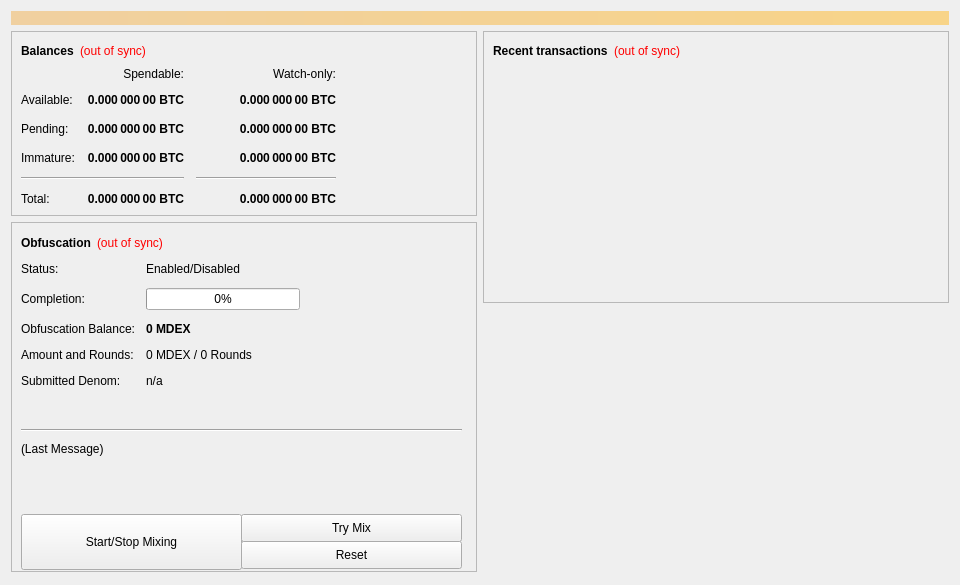
<?xml version="1.0" encoding="UTF-8"?>
<ui version="4.0">
 <class>OverviewPage</class>
 <widget class="QWidget" name="OverviewPage">
  <property name="geometry">
   <rect>
    <x>0</x>
    <y>0</y>
    <width>960</width>
    <height>585</height>
   </rect>
  </property>
  <property name="minimumSize">
   <size>
    <width>960</width>
    <height>0</height>
   </size>
  </property>
  <property name="windowTitle">
   <string>Form</string>
  </property>
  <layout class="QVBoxLayout" name="topLayout">
   <item>
    <widget class="QLabel" name="labelAlerts">
     <property name="visible">
      <bool>false</bool>
     </property>
     <property name="styleSheet">
      <string notr="true">background-color: qlineargradient(x1: 0, y1: 0, x2: 1, y2: 0, stop:0 #F0D0A0, stop:1 #F8D488); color:#000000;</string>
     </property>
     <property name="wordWrap">
      <bool>true</bool>
     </property>
     <property name="margin">
      <number>3</number>
     </property>
    </widget>
   </item>
   <item>
    <layout class="QHBoxLayout" name="horizontalLayout" stretch="1,1">
     <item>
      <layout class="QVBoxLayout" name="verticalLayout_2">
       <item>
        <widget class="QFrame" name="frame">
         <property name="frameShape">
          <enum>QFrame::StyledPanel</enum>
         </property>
         <property name="frameShadow">
          <enum>QFrame::Raised</enum>
         </property>
         <layout class="QVBoxLayout" name="verticalLayout_4">
          <item>
           <layout class="QHBoxLayout" name="horizontalLayout_4">
            <item>
             <widget class="QLabel" name="label_5">
              <property name="font">
               <font>
                <weight>75</weight>
                <bold>true</bold>
               </font>
              </property>
              <property name="text">
               <string>Balances</string>
              </property>
             </widget>
            </item>
            <item>
             <widget class="QLabel" name="labelWalletStatus">
              <property name="cursor">
               <cursorShape>WhatsThisCursor</cursorShape>
              </property>
              <property name="toolTip">
               <string>The displayed information may be out of date. Your wallet automatically synchronizes with the Medexcoin network after a connection is established, but this process has not completed yet.</string>
              </property>
              <property name="styleSheet">
               <string notr="true">QLabel { color: red; }</string>
              </property>
              <property name="text">
               <string notr="true">(out of sync)</string>
              </property>
              <property name="alignment">
               <set>Qt::AlignLeading|Qt::AlignLeft|Qt::AlignVCenter</set>
              </property>
             </widget>
            </item>
            <item>
             <spacer name="horizontalSpacer_3">
              <property name="orientation">
               <enum>Qt::Horizontal</enum>
              </property>
              <property name="sizeHint" stdset="0">
               <size>
                <width>40</width>
                <height>20</height>
               </size>
              </property>
             </spacer>
            </item>
           </layout>
          </item>
          <item>
           <layout class="QGridLayout" name="gridLayout">
            <property name="spacing">
             <number>12</number>
            </property>
            <item row="2" column="2">
             <widget class="QLabel" name="labelWatchPending">
              <property name="font">
               <font>
                <weight>75</weight>
                <bold>true</bold>
               </font>
              </property>
              <property name="cursor">
               <cursorShape>IBeamCursor</cursorShape>
              </property>
              <property name="toolTip">
               <string>Unconfirmed transactions to watch-only addresses</string>
              </property>
              <property name="text">
               <string notr="true">0.000 000 00 BTC</string>
              </property>
              <property name="alignment">
               <set>Qt::AlignRight|Qt::AlignTrailing|Qt::AlignVCenter</set>
              </property>
              <property name="textInteractionFlags">
               <set>Qt::LinksAccessibleByMouse|Qt::TextSelectableByKeyboard|Qt::TextSelectableByMouse</set>
              </property>
             </widget>
            </item>
            <item row="2" column="1">
             <widget class="QLabel" name="labelUnconfirmed">
              <property name="font">
               <font>
                <weight>75</weight>
                <bold>true</bold>
               </font>
              </property>
              <property name="cursor">
               <cursorShape>IBeamCursor</cursorShape>
              </property>
              <property name="toolTip">
               <string>Total of transactions that have yet to be confirmed, and do not yet count toward the spendable balance</string>
              </property>
              <property name="text">
               <string notr="true">0.000 000 00 BTC</string>
              </property>
              <property name="alignment">
               <set>Qt::AlignRight|Qt::AlignTrailing|Qt::AlignVCenter</set>
              </property>
              <property name="textInteractionFlags">
               <set>Qt::LinksAccessibleByMouse|Qt::TextSelectableByKeyboard|Qt::TextSelectableByMouse</set>
              </property>
             </widget>
            </item>
            <item row="3" column="2">
             <widget class="QLabel" name="labelWatchImmature">
              <property name="font">
               <font>
                <weight>75</weight>
                <bold>true</bold>
               </font>
              </property>
              <property name="cursor">
               <cursorShape>IBeamCursor</cursorShape>
              </property>
              <property name="toolTip">
               <string>Mined balance in watch-only addresses that has not yet matured</string>
              </property>
              <property name="text">
               <string notr="true">0.000 000 00 BTC</string>
              </property>
              <property name="alignment">
               <set>Qt::AlignRight|Qt::AlignTrailing|Qt::AlignVCenter</set>
              </property>
              <property name="textInteractionFlags">
               <set>Qt::LinksAccessibleByMouse|Qt::TextSelectableByKeyboard|Qt::TextSelectableByMouse</set>
              </property>
             </widget>
            </item>
            <item row="4" column="0" colspan="2">
             <widget class="Line" name="lineSpendableBalance">
              <property name="orientation">
               <enum>Qt::Horizontal</enum>
              </property>
             </widget>
            </item>
            <item row="4" column="2">
             <widget class="Line" name="lineWatchBalance">
              <property name="sizePolicy">
               <sizepolicy hsizetype="Preferred" vsizetype="Fixed">
                <horstretch>0</horstretch>
                <verstretch>0</verstretch>
               </sizepolicy>
              </property>
              <property name="minimumSize">
               <size>
                <width>140</width>
                <height>0</height>
               </size>
              </property>
              <property name="orientation">
               <enum>Qt::Horizontal</enum>
              </property>
             </widget>
            </item>
            <item row="5" column="0">
             <widget class="QLabel" name="labelTotalText">
              <property name="text">
               <string>Total:</string>
              </property>
             </widget>
            </item>
            <item row="3" column="1">
             <widget class="QLabel" name="labelImmature">
              <property name="font">
               <font>
                <weight>75</weight>
                <bold>true</bold>
               </font>
              </property>
              <property name="cursor">
               <cursorShape>IBeamCursor</cursorShape>
              </property>
              <property name="toolTip">
               <string>Mined balance that has not yet matured</string>
              </property>
              <property name="text">
               <string notr="true">0.000 000 00 BTC</string>
              </property>
              <property name="alignment">
               <set>Qt::AlignRight|Qt::AlignTrailing|Qt::AlignVCenter</set>
              </property>
              <property name="textInteractionFlags">
               <set>Qt::LinksAccessibleByMouse|Qt::TextSelectableByKeyboard|Qt::TextSelectableByMouse</set>
              </property>
             </widget>
            </item>
            <item row="2" column="3">
             <spacer name="horizontalSpacer_2">
              <property name="orientation">
               <enum>Qt::Horizontal</enum>
              </property>
              <property name="sizeHint" stdset="0">
               <size>
                <width>40</width>
                <height>20</height>
               </size>
              </property>
             </spacer>
            </item>
            <item row="3" column="0">
             <widget class="QLabel" name="labelImmatureText">
              <property name="text">
               <string>Immature:</string>
              </property>
             </widget>
            </item>
            <item row="5" column="1">
             <widget class="QLabel" name="labelTotal">
              <property name="font">
               <font>
                <weight>75</weight>
                <bold>true</bold>
               </font>
              </property>
              <property name="cursor">
               <cursorShape>IBeamCursor</cursorShape>
              </property>
              <property name="toolTip">
               <string>Your current total balance</string>
              </property>
              <property name="text">
               <string notr="true">0.000 000 00 BTC</string>
              </property>
              <property name="alignment">
               <set>Qt::AlignRight|Qt::AlignTrailing|Qt::AlignVCenter</set>
              </property>
              <property name="textInteractionFlags">
               <set>Qt::LinksAccessibleByMouse|Qt::TextSelectableByKeyboard|Qt::TextSelectableByMouse</set>
              </property>
             </widget>
            </item>
            <item row="5" column="2">
             <widget class="QLabel" name="labelWatchTotal">
              <property name="font">
               <font>
                <weight>75</weight>
                <bold>true</bold>
               </font>
              </property>
              <property name="cursor">
               <cursorShape>IBeamCursor</cursorShape>
              </property>
              <property name="toolTip">
               <string>Current total balance in watch-only addresses</string>
              </property>
              <property name="text">
               <string notr="true">0.000 000 00 BTC</string>
              </property>
              <property name="alignment">
               <set>Qt::AlignRight|Qt::AlignTrailing|Qt::AlignVCenter</set>
              </property>
              <property name="textInteractionFlags">
               <set>Qt::LinksAccessibleByMouse|Qt::TextSelectableByKeyboard|Qt::TextSelectableByMouse</set>
              </property>
             </widget>
            </item>
            <item row="0" column="2">
             <widget class="QLabel" name="labelWatchonly">
              <property name="text">
               <string>Watch-only:</string>
              </property>
              <property name="alignment">
               <set>Qt::AlignRight|Qt::AlignTrailing|Qt::AlignVCenter</set>
              </property>
             </widget>
            </item>
            <item row="1" column="0">
             <widget class="QLabel" name="labelBalanceText">
              <property name="text">
               <string>Available:</string>
              </property>
             </widget>
            </item>
            <item row="1" column="1">
             <widget class="QLabel" name="labelBalance">
              <property name="font">
               <font>
                <weight>75</weight>
                <bold>true</bold>
               </font>
              </property>
              <property name="cursor">
               <cursorShape>IBeamCursor</cursorShape>
              </property>
              <property name="toolTip">
               <string>Your current spendable balance</string>
              </property>
              <property name="text">
               <string notr="true">0.000 000 00 BTC</string>
              </property>
              <property name="alignment">
               <set>Qt::AlignRight|Qt::AlignTrailing|Qt::AlignVCenter</set>
              </property>
              <property name="textInteractionFlags">
               <set>Qt::LinksAccessibleByMouse|Qt::TextSelectableByKeyboard|Qt::TextSelectableByMouse</set>
              </property>
             </widget>
            </item>
            <item row="1" column="2">
             <widget class="QLabel" name="labelWatchAvailable">
              <property name="font">
               <font>
                <weight>75</weight>
                <bold>true</bold>
               </font>
              </property>
              <property name="cursor">
               <cursorShape>IBeamCursor</cursorShape>
              </property>
              <property name="toolTip">
               <string>Your current balance in watch-only addresses</string>
              </property>
              <property name="text">
               <string notr="true">0.000 000 00 BTC</string>
              </property>
              <property name="alignment">
               <set>Qt::AlignRight|Qt::AlignTrailing|Qt::AlignVCenter</set>
              </property>
              <property name="textInteractionFlags">
               <set>Qt::LinksAccessibleByMouse|Qt::TextSelectableByKeyboard|Qt::TextSelectableByMouse</set>
              </property>
             </widget>
            </item>
            <item row="2" column="0">
             <widget class="QLabel" name="labelPendingText">
              <property name="text">
               <string>Pending:</string>
              </property>
             </widget>
            </item>
            <item row="0" column="1">
             <widget class="QLabel" name="labelSpendable">
              <property name="text">
               <string>Spendable:</string>
              </property>
              <property name="alignment">
               <set>Qt::AlignRight|Qt::AlignTrailing|Qt::AlignVCenter</set>
              </property>
             </widget>
            </item>
           </layout>
          </item>
         </layout>
        </widget>
       </item>
       <item>
        <widget class="QFrame" name="frameObfuscation">
         <property name="minimumSize">
          <size>
           <width>0</width>
           <height>350</height>
          </size>
         </property>
         <property name="layoutDirection">
          <enum>Qt::LeftToRight</enum>
         </property>
         <property name="frameShape">
          <enum>QFrame::StyledPanel</enum>
         </property>
         <property name="frameShadow">
          <enum>QFrame::Raised</enum>
         </property>
         <widget class="QWidget" name="formLayoutWidget">
          <property name="geometry">
           <rect>
            <x>10</x>
            <y>40</y>
            <width>451</width>
            <height>161</height>
           </rect>
          </property>
          <layout class="QFormLayout" name="formLayout">
           <property name="fieldGrowthPolicy">
            <enum>QFormLayout::AllNonFixedFieldsGrow</enum>
           </property>
           <property name="horizontalSpacing">
            <number>11</number>
           </property>
           <property name="verticalSpacing">
            <number>12</number>
           </property>
           <item row="0" column="0">
            <widget class="QLabel" name="label_6">
             <property name="text">
              <string>Status:</string>
             </property>
            </widget>
           </item>
           <item row="1" column="0">
            <widget class="QLabel" name="label_7">
             <property name="text">
              <string>Completion:</string>
             </property>
            </widget>
           </item>
           <item row="1" column="1">
            <widget class="QProgressBar" name="obfuscationProgress">
             <property name="maximumSize">
              <size>
               <width>154</width>
               <height>16777215</height>
              </size>
             </property>
             <property name="value">
              <number>0</number>
             </property>
            </widget>
           </item>
           <item row="2" column="0">
            <widget class="QLabel" name="labelAnonymizedText">
             <property name="text">
              <string>Obfuscation Balance:</string>
             </property>
            </widget>
           </item>
           <item row="2" column="1">
            <widget class="QLabel" name="labelAnonymized">
             <property name="font">
              <font>
               <weight>75</weight>
               <bold>true</bold>
              </font>
             </property>
             <property name="text">
              <string notr="true">0 MDEX</string>
             </property>
            </widget>
           </item>
           <item row="3" column="0">
            <widget class="QLabel" name="label_8">
             <property name="text">
              <string>Amount and Rounds:</string>
             </property>
            </widget>
           </item>
           <item row="3" column="1">
            <widget class="QLabel" name="labelAmountRounds">
             <property name="text">
              <string>0 MDEX / 0 Rounds</string>
             </property>
            </widget>
           </item>
           <item row="4" column="0">
            <widget class="QLabel" name="label_9">
             <property name="text">
              <string>Submitted Denom:</string>
             </property>
            </widget>
           </item>
           <item row="4" column="1">
            <widget class="QLabel" name="labelSubmittedDenom">
             <property name="toolTip">
              <string>The denominations you submitted to the Masternode.&lt;br&gt;To mix, other users must submit the exact same denominations.</string>
             </property>
             <property name="text">
              <string>n/a</string>
             </property>
            </widget>
           </item>
           <item row="0" column="1">
            <widget class="QLabel" name="obfuscationEnabled">
             <property name="text">
              <string>Enabled/Disabled</string>
             </property>
            </widget>
           </item>
          </layout>
         </widget>
         <widget class="QPushButton" name="runAutoDenom">
          <property name="geometry">
           <rect>
            <x>251</x>
            <y>17</y>
            <width>1</width>
            <height>1</height>
           </rect>
          </property>
          <property name="palette">
           <palette>
            <active>
             <colorrole role="WindowText">
              <brush brushstyle="SolidPattern">
               <color alpha="255">
                <red>0</red>
                <green>0</green>
                <blue>0</blue>
               </color>
              </brush>
             </colorrole>
             <colorrole role="Button">
              <brush brushstyle="SolidPattern">
               <color alpha="255">
                <red>239</red>
                <green>238</green>
                <blue>238</blue>
               </color>
              </brush>
             </colorrole>
             <colorrole role="Light">
              <brush brushstyle="SolidPattern">
               <color alpha="255">
                <red>255</red>
                <green>255</green>
                <blue>255</blue>
               </color>
              </brush>
             </colorrole>
             <colorrole role="Midlight">
              <brush brushstyle="SolidPattern">
               <color alpha="255">
                <red>247</red>
                <green>246</green>
                <blue>246</blue>
               </color>
              </brush>
             </colorrole>
             <colorrole role="Dark">
              <brush brushstyle="SolidPattern">
               <color alpha="255">
                <red>119</red>
                <green>119</green>
                <blue>119</blue>
               </color>
              </brush>
             </colorrole>
             <colorrole role="Mid">
              <brush brushstyle="SolidPattern">
               <color alpha="255">
                <red>159</red>
                <green>159</green>
                <blue>159</blue>
               </color>
              </brush>
             </colorrole>
             <colorrole role="Text">
              <brush brushstyle="SolidPattern">
               <color alpha="255">
                <red>0</red>
                <green>0</green>
                <blue>0</blue>
               </color>
              </brush>
             </colorrole>
             <colorrole role="BrightText">
              <brush brushstyle="SolidPattern">
               <color alpha="255">
                <red>255</red>
                <green>255</green>
                <blue>255</blue>
               </color>
              </brush>
             </colorrole>
             <colorrole role="ButtonText">
              <brush brushstyle="SolidPattern">
               <color alpha="255">
                <red>0</red>
                <green>0</green>
                <blue>0</blue>
               </color>
              </brush>
             </colorrole>
             <colorrole role="Base">
              <brush brushstyle="SolidPattern">
               <color alpha="255">
                <red>255</red>
                <green>255</green>
                <blue>255</blue>
               </color>
              </brush>
             </colorrole>
             <colorrole role="Window">
              <brush brushstyle="SolidPattern">
               <color alpha="255">
                <red>239</red>
                <green>238</green>
                <blue>238</blue>
               </color>
              </brush>
             </colorrole>
             <colorrole role="Shadow">
              <brush brushstyle="SolidPattern">
               <color alpha="255">
                <red>0</red>
                <green>0</green>
                <blue>0</blue>
               </color>
              </brush>
             </colorrole>
             <colorrole role="AlternateBase">
              <brush brushstyle="SolidPattern">
               <color alpha="255">
                <red>247</red>
                <green>246</green>
                <blue>246</blue>
               </color>
              </brush>
             </colorrole>
             <colorrole role="ToolTipBase">
              <brush brushstyle="SolidPattern">
               <color alpha="255">
                <red>255</red>
                <green>255</green>
                <blue>220</blue>
               </color>
              </brush>
             </colorrole>
             <colorrole role="ToolTipText">
              <brush brushstyle="SolidPattern">
               <color alpha="255">
                <red>0</red>
                <green>0</green>
                <blue>0</blue>
               </color>
              </brush>
             </colorrole>
            </active>
            <inactive>
             <colorrole role="WindowText">
              <brush brushstyle="SolidPattern">
               <color alpha="255">
                <red>0</red>
                <green>0</green>
                <blue>0</blue>
               </color>
              </brush>
             </colorrole>
             <colorrole role="Button">
              <brush brushstyle="SolidPattern">
               <color alpha="255">
                <red>239</red>
                <green>238</green>
                <blue>238</blue>
               </color>
              </brush>
             </colorrole>
             <colorrole role="Light">
              <brush brushstyle="SolidPattern">
               <color alpha="255">
                <red>255</red>
                <green>255</green>
                <blue>255</blue>
               </color>
              </brush>
             </colorrole>
             <colorrole role="Midlight">
              <brush brushstyle="SolidPattern">
               <color alpha="255">
                <red>247</red>
                <green>246</green>
                <blue>246</blue>
               </color>
              </brush>
             </colorrole>
             <colorrole role="Dark">
              <brush brushstyle="SolidPattern">
               <color alpha="255">
                <red>119</red>
                <green>119</green>
                <blue>119</blue>
               </color>
              </brush>
             </colorrole>
             <colorrole role="Mid">
              <brush brushstyle="SolidPattern">
               <color alpha="255">
                <red>159</red>
                <green>159</green>
                <blue>159</blue>
               </color>
              </brush>
             </colorrole>
             <colorrole role="Text">
              <brush brushstyle="SolidPattern">
               <color alpha="255">
                <red>0</red>
                <green>0</green>
                <blue>0</blue>
               </color>
              </brush>
             </colorrole>
             <colorrole role="BrightText">
              <brush brushstyle="SolidPattern">
               <color alpha="255">
                <red>255</red>
                <green>255</green>
                <blue>255</blue>
               </color>
              </brush>
             </colorrole>
             <colorrole role="ButtonText">
              <brush brushstyle="SolidPattern">
               <color alpha="255">
                <red>0</red>
                <green>0</green>
                <blue>0</blue>
               </color>
              </brush>
             </colorrole>
             <colorrole role="Base">
              <brush brushstyle="SolidPattern">
               <color alpha="255">
                <red>255</red>
                <green>255</green>
                <blue>255</blue>
               </color>
              </brush>
             </colorrole>
             <colorrole role="Window">
              <brush brushstyle="SolidPattern">
               <color alpha="255">
                <red>239</red>
                <green>238</green>
                <blue>238</blue>
               </color>
              </brush>
             </colorrole>
             <colorrole role="Shadow">
              <brush brushstyle="SolidPattern">
               <color alpha="255">
                <red>0</red>
                <green>0</green>
                <blue>0</blue>
               </color>
              </brush>
             </colorrole>
             <colorrole role="AlternateBase">
              <brush brushstyle="SolidPattern">
               <color alpha="255">
                <red>247</red>
                <green>246</green>
                <blue>246</blue>
               </color>
              </brush>
             </colorrole>
             <colorrole role="ToolTipBase">
              <brush brushstyle="SolidPattern">
               <color alpha="255">
                <red>255</red>
                <green>255</green>
                <blue>220</blue>
               </color>
              </brush>
             </colorrole>
             <colorrole role="ToolTipText">
              <brush brushstyle="SolidPattern">
               <color alpha="255">
                <red>0</red>
                <green>0</green>
                <blue>0</blue>
               </color>
              </brush>
             </colorrole>
            </inactive>
            <disabled>
             <colorrole role="WindowText">
              <brush brushstyle="SolidPattern">
               <color alpha="255">
                <red>119</red>
                <green>119</green>
                <blue>119</blue>
               </color>
              </brush>
             </colorrole>
             <colorrole role="Button">
              <brush brushstyle="SolidPattern">
               <color alpha="255">
                <red>239</red>
                <green>238</green>
                <blue>238</blue>
               </color>
              </brush>
             </colorrole>
             <colorrole role="Light">
              <brush brushstyle="SolidPattern">
               <color alpha="255">
                <red>255</red>
                <green>255</green>
                <blue>255</blue>
               </color>
              </brush>
             </colorrole>
             <colorrole role="Midlight">
              <brush brushstyle="SolidPattern">
               <color alpha="255">
                <red>247</red>
                <green>246</green>
                <blue>246</blue>
               </color>
              </brush>
             </colorrole>
             <colorrole role="Dark">
              <brush brushstyle="SolidPattern">
               <color alpha="255">
                <red>119</red>
                <green>119</green>
                <blue>119</blue>
               </color>
              </brush>
             </colorrole>
             <colorrole role="Mid">
              <brush brushstyle="SolidPattern">
               <color alpha="255">
                <red>159</red>
                <green>159</green>
                <blue>159</blue>
               </color>
              </brush>
             </colorrole>
             <colorrole role="Text">
              <brush brushstyle="SolidPattern">
               <color alpha="255">
                <red>119</red>
                <green>119</green>
                <blue>119</blue>
               </color>
              </brush>
             </colorrole>
             <colorrole role="BrightText">
              <brush brushstyle="SolidPattern">
               <color alpha="255">
                <red>255</red>
                <green>255</green>
                <blue>255</blue>
               </color>
              </brush>
             </colorrole>
             <colorrole role="ButtonText">
              <brush brushstyle="SolidPattern">
               <color alpha="255">
                <red>119</red>
                <green>119</green>
                <blue>119</blue>
               </color>
              </brush>
             </colorrole>
             <colorrole role="Base">
              <brush brushstyle="SolidPattern">
               <color alpha="255">
                <red>239</red>
                <green>238</green>
                <blue>238</blue>
               </color>
              </brush>
             </colorrole>
             <colorrole role="Window">
              <brush brushstyle="SolidPattern">
               <color alpha="255">
                <red>239</red>
                <green>238</green>
                <blue>238</blue>
               </color>
              </brush>
             </colorrole>
             <colorrole role="Shadow">
              <brush brushstyle="SolidPattern">
               <color alpha="255">
                <red>0</red>
                <green>0</green>
                <blue>0</blue>
               </color>
              </brush>
             </colorrole>
             <colorrole role="AlternateBase">
              <brush brushstyle="SolidPattern">
               <color alpha="255">
                <red>239</red>
                <green>238</green>
                <blue>238</blue>
               </color>
              </brush>
             </colorrole>
             <colorrole role="ToolTipBase">
              <brush brushstyle="SolidPattern">
               <color alpha="255">
                <red>255</red>
                <green>255</green>
                <blue>220</blue>
               </color>
              </brush>
             </colorrole>
             <colorrole role="ToolTipText">
              <brush brushstyle="SolidPattern">
               <color alpha="255">
                <red>0</red>
                <green>0</green>
                <blue>0</blue>
               </color>
              </brush>
             </colorrole>
            </disabled>
           </palette>
          </property>
          <property name="focusPolicy">
           <enum>Qt::NoFocus</enum>
          </property>
          <property name="autoFillBackground">
           <bool>true</bool>
          </property>
          <property name="text">
           <string/>
          </property>
          <property name="flat">
           <bool>true</bool>
          </property>
         </widget>
         <widget class="QPushButton" name="toggleObfuscation">
          <property name="geometry">
           <rect>
            <x>10</x>
            <y>292</y>
            <width>221</width>
            <height>56</height>
           </rect>
          </property>
          <property name="sizePolicy">
           <sizepolicy hsizetype="MinimumExpanding" vsizetype="Fixed">
            <horstretch>0</horstretch>
            <verstretch>0</verstretch>
           </sizepolicy>
          </property>
          <property name="text">
           <string>Start/Stop Mixing</string>
          </property>
         </widget>
         <widget class="Line" name="lineLastMessage">
          <property name="geometry">
           <rect>
            <x>10</x>
            <y>200</y>
            <width>441</width>
            <height>16</height>
           </rect>
          </property>
          <property name="orientation">
           <enum>Qt::Horizontal</enum>
          </property>
         </widget>
         <widget class="QLabel" name="obfuscationStatus">
          <property name="geometry">
           <rect>
            <x>10</x>
            <y>220</y>
            <width>451</width>
            <height>61</height>
           </rect>
          </property>
          <property name="minimumSize">
           <size>
            <width>288</width>
            <height>43</height>
           </size>
          </property>
          <property name="text">
           <string>(Last Message)</string>
          </property>
          <property name="alignment">
           <set>Qt::AlignLeading|Qt::AlignLeft|Qt::AlignTop</set>
          </property>
          <property name="wordWrap">
           <bool>true</bool>
          </property>
         </widget>
         <widget class="QPushButton" name="obfuscationAuto">
          <property name="geometry">
           <rect>
            <x>230</x>
            <y>292</y>
            <width>221</width>
            <height>28</height>
           </rect>
          </property>
          <property name="sizePolicy">
           <sizepolicy hsizetype="MinimumExpanding" vsizetype="Fixed">
            <horstretch>0</horstretch>
            <verstretch>0</verstretch>
           </sizepolicy>
          </property>
          <property name="toolTip">
           <string>Try to manually submit a Obfuscation request.</string>
          </property>
          <property name="text">
           <string>Try Mix</string>
          </property>
         </widget>
         <widget class="QPushButton" name="obfuscationReset">
          <property name="geometry">
           <rect>
            <x>230</x>
            <y>319</y>
            <width>221</width>
            <height>28</height>
           </rect>
          </property>
          <property name="sizePolicy">
           <sizepolicy hsizetype="MinimumExpanding" vsizetype="Fixed">
            <horstretch>0</horstretch>
            <verstretch>0</verstretch>
           </sizepolicy>
          </property>
          <property name="toolTip">
           <string>Reset the current status of Obfuscation (can interrupt Obfuscation if it's in the process of Mixing, which can cost you money!)</string>
          </property>
          <property name="autoFillBackground">
           <bool>false</bool>
          </property>
          <property name="text">
           <string>Reset</string>
          </property>
         </widget>
         <widget class="QWidget" name="layoutWidget">
          <property name="geometry">
           <rect>
            <x>10</x>
            <y>10</y>
            <width>431</width>
            <height>22</height>
           </rect>
          </property>
          <layout class="QHBoxLayout" name="horizontalLayout_5">
           <item>
            <widget class="QLabel" name="label_2">
             <property name="font">
              <font>
               <weight>75</weight>
               <bold>true</bold>
              </font>
             </property>
             <property name="text">
              <string>Obfuscation</string>
             </property>
            </widget>
           </item>
           <item>
            <widget class="QLabel" name="labelObfuscationSyncStatus">
             <property name="toolTip">
              <string>The displayed information may be out of date. Your wallet automatically synchronizes with the Medexcoin network after a connection is established, but this process has not completed yet.</string>
             </property>
             <property name="styleSheet">
              <string notr="true">QLabel { color: red; }</string>
             </property>
             <property name="text">
              <string notr="true">(out of sync)</string>
             </property>
             <property name="alignment">
              <set>Qt::AlignLeading|Qt::AlignLeft|Qt::AlignVCenter</set>
             </property>
            </widget>
           </item>
           <item>
            <spacer name="horizontalSpacer_4">
             <property name="orientation">
              <enum>Qt::Horizontal</enum>
             </property>
             <property name="sizeHint" stdset="0">
              <size>
               <width>40</width>
               <height>20</height>
              </size>
             </property>
            </spacer>
           </item>
          </layout>
         </widget>
        </widget>
       </item>
       <item>
        <spacer name="verticalSpacer">
         <property name="orientation">
          <enum>Qt::Vertical</enum>
         </property>
         <property name="sizeHint" stdset="0">
          <size>
           <width>20</width>
           <height>40</height>
          </size>
         </property>
        </spacer>
       </item>
      </layout>
     </item>
     <item>
      <layout class="QVBoxLayout" name="verticalLayout_3">
       <item>
        <widget class="QFrame" name="frame_2">
         <property name="frameShape">
          <enum>QFrame::StyledPanel</enum>
         </property>
         <property name="frameShadow">
          <enum>QFrame::Raised</enum>
         </property>
         <layout class="QVBoxLayout" name="verticalLayout">
          <item>
           <layout class="QHBoxLayout" name="horizontalLayout_2">
            <item>
             <widget class="QLabel" name="label_4">
              <property name="font">
               <font>
                <weight>75</weight>
                <bold>true</bold>
               </font>
              </property>
              <property name="text">
               <string>Recent transactions</string>
              </property>
             </widget>
            </item>
            <item>
             <widget class="QLabel" name="labelTransactionsStatus">
              <property name="cursor">
               <cursorShape>WhatsThisCursor</cursorShape>
              </property>
              <property name="toolTip">
               <string>The displayed information may be out of date. Your wallet automatically synchronizes with the Medexcoin network after a connection is established, but this process has not completed yet.</string>
              </property>
              <property name="styleSheet">
               <string notr="true">QLabel { color: red; }</string>
              </property>
              <property name="text">
               <string notr="true">(out of sync)</string>
              </property>
              <property name="alignment">
               <set>Qt::AlignRight|Qt::AlignTrailing|Qt::AlignVCenter</set>
              </property>
             </widget>
            </item>
            <item>
             <spacer name="horizontalSpacer">
              <property name="orientation">
               <enum>Qt::Horizontal</enum>
              </property>
              <property name="sizeHint" stdset="0">
               <size>
                <width>40</width>
                <height>20</height>
               </size>
              </property>
             </spacer>
            </item>
           </layout>
          </item>
          <item>
           <widget class="QListView" name="listTransactions">
            <property name="styleSheet">
             <string notr="true">QListView { background: transparent; }</string>
            </property>
            <property name="frameShape">
             <enum>QFrame::NoFrame</enum>
            </property>
            <property name="verticalScrollBarPolicy">
             <enum>Qt::ScrollBarAlwaysOff</enum>
            </property>
            <property name="horizontalScrollBarPolicy">
             <enum>Qt::ScrollBarAlwaysOff</enum>
            </property>
            <property name="selectionMode">
             <enum>QAbstractItemView::NoSelection</enum>
            </property>
           </widget>
          </item>
         </layout>
        </widget>
       </item>
       <item>
        <spacer name="verticalSpacer_2">
         <property name="orientation">
          <enum>Qt::Vertical</enum>
         </property>
         <property name="sizeHint" stdset="0">
          <size>
           <width>20</width>
           <height>40</height>
          </size>
         </property>
        </spacer>
       </item>
      </layout>
     </item>
    </layout>
   </item>
  </layout>
 </widget>
 <resources/>
 <connections/>
</ui>
